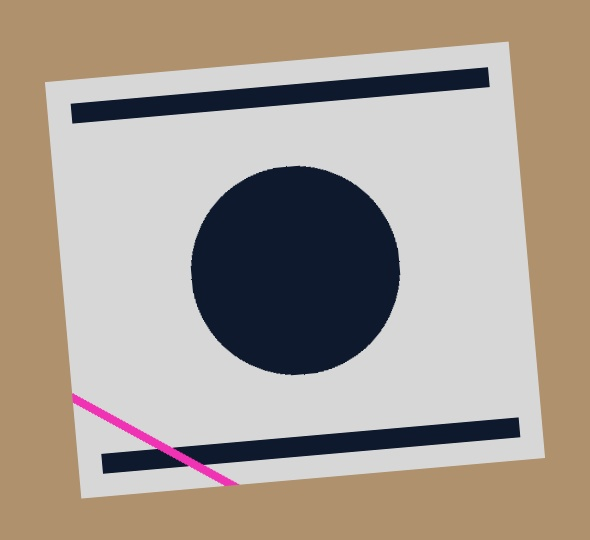
#> input picture design_matcher/sample_data/customer_photos/customer_metal_sheet_sample.jpg, 590 x 540 px
$ python preprocess.py ../../sample_data/customer_photos/customer_metal_sheet_sample.jpg ../../sample_data/customer_photos/customer_metal_sheet_sample.jpg
#> lines starting #> are read from the running program, lines starting #| are printed output that depends on the picture; after the words box and inside, x2 and y2 are one past the last pixel; in counts of white or black regions, pixels touching at a corner belong together
"""
Image preprocessing and stencil mask normalization.
Converts both catalog tiles and customer photos into a normalized black/white stencil mask.
Convention:
    - Solid metal (panel material): 255 (White)
    - Cut-outs (voids, holes, apertures): 0 (Black)
"""

from __future__ import annotations

import logging
from typing import List, Optional, Tuple

import cv2
import numpy as np

logger = logging.getLogger(__name__)


def remove_pink_watermark(image_bgr: np.ndarray) -> np.ndarray:
    """
    Detects and inpaints pink/red diagonal watermarks on catalog pages and tile crops.
    Preserves underlying neutral silver panels and dark cutout background.
    """
    if image_bgr is None or image_bgr.size == 0:
        return image_bgr

    b, g, r = cv2.split(image_bgr)

    # Silver panels and navy background have neutral tones where R ≈ G ≈ B
    # Pink watermarks have Red noticeably higher than Green (R > G + 12) and R > 100
    r_int = r.astype(np.int16)
    g_int = g.astype(np.int16)
    diff_rg = r_int - g_int

    # Condition 1: Red channel distinctly higher than Green channel
    rgb_pink = (diff_rg > 12) & (r > 95)

    # Condition 2: HSV magenta/pink hue check (H in [145, 180], S > 18)
    hsv = cv2.cvtColor(image_bgr, cv2.COLOR_BGR2HSV)
    h = hsv[:, :, 0]
    s = hsv[:, :, 1]
    v = hsv[:, :, 2]
    hsv_pink = ((h >= 145) & (h <= 180) | (h >= 0) & (h <= 10)) & (s > 18) & (v > 75)

    watermark_mask = (rgb_pink | hsv_pink).astype(np.uint8) * 255

    if cv2.countNonZero(watermark_mask) < 15:
        return image_bgr

    # Dilate mask slightly to cover antialiased edges
    kernel = cv2.getStructuringElement(cv2.MORPH_ELLIPSE, (3, 3))
    dilated_mask = cv2.dilate(watermark_mask, kernel, iterations=1)

    # Inpaint using Telea fast marching method
    cleaned_bgr = cv2.inpaint(image_bgr, dilated_mask, inpaintRadius=3, flags=cv2.INPAINT_TELEA)
    return cleaned_bgr


# [27 lines left out: functions equalize, detect_polarity, not called in this run]


def remove_specks(mask: np.ndarray, min_area: int) -> np.ndarray:
    """Removes tiny noise specks in both classes below min_area."""
    out = mask.copy()
    for val in (0, 255):
        inv = (out == val).astype(np.uint8)
        n, lab, stats, _ = cv2.connectedComponentsWithStats(inv, 8)
        for i in range(1, n):
            if stats[i, cv2.CC_STAT_AREA] < min_area:
                out[lab == i] = 255 - val
    return out


def is_cad_wireframe(bgr: np.ndarray) -> Tuple[bool, float]:
    """
    Detects if an image is a CAD viewport / DXF screenshot:
    - High background uniformity (> 75% of pixels match background median)
    - Very low border variance (standard deviation < 8.0 on digital/vector canvases)
    - Background median intensity either very high (> 205 for paper/cream canvas) or very low (< 50 for dark modelspace)
    Returns (is_cad, bg_median_intensity).
    """
    if bgr is None or bgr.size == 0:
        return False, 0.0

    gray = cv2.cvtColor(bgr, cv2.COLOR_BGR2GRAY) if bgr.ndim == 3 else bgr.copy()
    border_px = np.concatenate([gray[0, :], gray[-1, :], gray[:, 0], gray[:, -1]])
    bg_median = float(np.median(border_px))
    border_std = float(np.std(border_px))

    # CAD viewports have pure flat digital backgrounds (border std < 8.0)
    # and extreme background brightness (> 205 for paper/cream / < 50 for dark modelspace)
    if border_std > 8.0 or (50.0 <= bg_median <= 205.0):
        return False, bg_median

    bg_ratio = float(np.mean(np.abs(gray.astype(np.float32) - bg_median) <= 18.0))
    is_cad = (bg_ratio >= 0.75) and (border_std < 8.0)
    return is_cad, bg_median


def compute_otsu_metrics(gray: np.ndarray) -> Tuple[int, float]:
    """Computes optimal Otsu threshold and between-class variance ratio (eta in [0, 1])."""
    hist = cv2.calcHist([gray], [0], None, [256], [0, 256]).ravel()
    prob = hist / float(gray.size)
    cum_prob = np.cumsum(prob)
    cum_mean = np.cumsum(prob * np.arange(256))
    global_mean = cum_mean[-1]

    sigma_b = np.zeros(256)
    valid = (cum_prob > 0) & (cum_prob < 1)
    sigma_b[valid] = ((global_mean * cum_prob[valid] - cum_mean[valid]) ** 2) / (cum_prob[valid] * (1 - cum_prob[valid]))
    t_opt = int(np.argmax(sigma_b))
    total_var = np.sum(prob * (np.arange(256) - global_mean) ** 2)
    eta = float(sigma_b[t_opt] / max(total_var, 1e-6))
    return t_opt, eta


def normalize_stencil(
    bgr: np.ndarray,
    crop: bool = True,
    mode: str = "auto",
    enhance: bool = True,
    threshold_offset: int = 0,
    invert: bool = False,
    trim_border_pct: float = 0.0,
) -> Tuple[np.ndarray, dict]:
    """
    Normalizes a customer photo, panel crop, or catalog page into an accurate, clean, production-quality stencil mask:
    - Automatically detects CAD / DXF screenshots and preserves wireframe cutouts
    - Adaptive edge-preserving bilateral filtering to suppress paint grain and camera noise
    - Precision Otsu thresholding calibrated to CNC laser-cut apertures
    - Clean outer perimeter frame enforcement and corner pin suppression for user crops
    - Guaranteed standard polarity: solid metal = 255 (White), laser cutouts = 0 (Black)
    Returns (mask, {"polarity_inverted": bool, "is_cad": bool}).
    """
    if bgr is None or bgr.size == 0:
        return np.zeros((224, 224), dtype=np.uint8), {"polarity_inverted": False, "is_cad": False}

    # 1. CAD Wireframe Detection & Conversion
    is_cad, bg_median = is_cad_wireframe(bgr)
    if is_cad:
        gray_cad = cv2.cvtColor(bgr, cv2.COLOR_BGR2GRAY) if bgr.ndim == 3 else bgr.copy()
        if bgr.ndim == 3:
            border_bgr = np.concatenate([bgr[0, :, :], bgr[-1, :, :], bgr[:, 0, :], bgr[:, -1, :]], axis=0)
            bg_bgr = np.median(border_bgr, axis=0)
            diff = np.max(np.abs(bgr.astype(np.float32) - bg_bgr), axis=2)
        else:
            diff = np.abs(gray_cad.astype(np.float32) - bg_median)

        strokes = (diff > 25.0).astype(np.uint8) * 255
        k_size = max(3, int(round(min(gray_cad.shape) * 0.006)))
        if k_size % 2 == 0:
            k_size += 1
        thick_strokes = cv2.dilate(strokes, cv2.getStructuringElement(cv2.MORPH_RECT, (k_size, k_size)))

        if bg_median >= 128.0:
            mask = 255 - thick_strokes
            inv_cad = False
        else:
            mask = thick_strokes
            inv_cad = True

        if crop:
            coords = cv2.findNonZero(thick_strokes)
            if coords is not None:
                x, y, w, h = cv2.boundingRect(coords)
                pad = max(10, int(0.02 * max(w, h)))
                mask = mask[
                    max(0, y - pad): min(mask.shape[0], y + h + pad),
                    max(0, x - pad): min(mask.shape[1], x + w + pad),
                ]
        if invert:
            mask = cv2.bitwise_not(mask)
            inv_cad = not inv_cad
        return mask, {"polarity_inverted": inv_cad, "is_cad": True}

    # 2. Camera Photo Pipeline
    processed = bgr.copy()
    was_dark_metal = False

    if crop:
        gray_full = cv2.cvtColor(processed, cv2.COLOR_BGR2GRAY) if processed.ndim == 3 else processed.copy()
        _, bin_full = cv2.threshold(gray_full, 0, 255, cv2.THRESH_BINARY + cv2.THRESH_OTSU)
        border_px = np.concatenate([bin_full[0, :], bin_full[-1, :], bin_full[:, 0], bin_full[:, -1]])
        white_border = float((border_px == 255).mean())

        if white_border > 0.65:
            # White backdrop around dark metal panel (e.g. img_dark_on_light)
            bin_inv = cv2.bitwise_not(bin_full)
            n, lab, stats, _ = cv2.connectedComponentsWithStats((bin_inv == 255).astype(np.uint8), 8)
            if n > 1:
                i = 1 + int(np.argmax(stats[1:, cv2.CC_STAT_AREA]))
                x, y, w, h = int(stats[i, cv2.CC_STAT_LEFT]), int(stats[i, cv2.CC_STAT_TOP]), int(stats[i, cv2.CC_STAT_WIDTH]), int(stats[i, cv2.CC_STAT_HEIGHT])
                if w < gray_full.shape[1] - 8 and h < gray_full.shape[0] - 8 and w >= 20 and h >= 20:
                    processed = processed[y : y + h, x : x + w]
                    was_dark_metal = True
        elif white_border < 0.35:
            # Dark backdrop around light metal panel (e.g. img_light_on_dark)
            n, lab, stats, _ = cv2.connectedComponentsWithStats((bin_full == 255).astype(np.uint8), 8)
            if n > 1:
                i = 1 + int(np.argmax(stats[1:, cv2.CC_STAT_AREA]))
                x, y, w, h = int(stats[i, cv2.CC_STAT_LEFT]), int(stats[i, cv2.CC_STAT_TOP]), int(stats[i, cv2.CC_STAT_WIDTH]), int(stats[i, cv2.CC_STAT_HEIGHT])
                if w < gray_full.shape[1] - 8 and h < gray_full.shape[0] - 8 and w >= 20 and h >= 20:
                    processed = processed[y : y + h, x : x + w]
                    was_dark_metal = False

    if trim_border_pct > 0.0:
        hp, wp = processed.shape[:2]
        ty = max(1, int(hp * trim_border_pct))
        tx = max(1, int(wp * trim_border_pct))
        if hp > 2 * ty + 10 and wp > 2 * tx + 10:
            processed = processed[ty : hp - ty, tx : wp - tx]

    hp, wp = processed.shape[:2]

    # Remove pink watermark if catalog tile source
    processed = remove_pink_watermark(processed)

    gray = cv2.cvtColor(processed, cv2.COLOR_BGR2GRAY) if processed.ndim == 3 else processed.copy()

    # Bilateral smoothing for noise removal without edge softening
    if enhance:
        smooth = cv2.bilateralFilter(gray, d=7, sigmaColor=35, sigmaSpace=35)
    else:
        smooth = gray.copy()

    t_otsu, eta = compute_otsu_metrics(smooth)
    bw_c = max(2, int(wp * 0.03))
    bh_c = max(2, int(hp * 0.03))
    b_strip = np.concatenate([
        smooth[:bh_c, :].ravel(),
        smooth[-bh_c:, :].ravel(),
        smooth[:, :bw_c].ravel(),
        smooth[:, -bw_c:].ravel(),
    ])
    perim_bright_ratio = float((b_strip > t_otsu).mean())
    white_ratio = float((smooth > t_otsu).mean())

    if was_dark_metal:
        is_dark = True
    elif mode == "raw_sheet":
        is_dark = False
    elif mode in {"backlit", "installed_product"}:
        is_dark = True
    elif perim_bright_ratio > 0.60:
        is_dark = False
    elif white_ratio < 0.25:
        is_dark = True
    else:
        is_dark = False

    t_final = np.clip(t_otsu + threshold_offset * 1.5, 20, 235)
    mask = np.zeros((hp, wp), dtype=np.uint8)

    if not is_dark:
        mask[smooth > t_final] = 255
        polarity_inverted = False
    else:
        mask[smooth <= t_final] = 255
        polarity_inverted = True

    min_area = max(8, int(gray.size / 30000))
    mask = remove_specks(mask, min_area=min_area)

    # Perimeter and corners enforcement for user crops and panels with solid metal frames
    if perim_bright_ratio > 0.80:
        cw = max(8, int(wp * 0.06))
        ch = max(8, int(hp * 0.06))
        mask[:ch, :cw] = 255
        mask[:ch, -cw:] = 255
        mask[-ch:, :cw] = 255
        mask[-ch:, -cw:] = 255

        fw = max(2, int(wp * 0.02))
        fh = max(2, int(hp * 0.02))
        mask[:fh, :] = 255
        mask[-fh:, :] = 255
        mask[:, :fw] = 255
        mask[:, -fw:] = 255

    if invert:
        mask = cv2.bitwise_not(mask)
        polarity_inverted = not polarity_inverted

    return mask, {"polarity_inverted": polarity_inverted, "is_cad": False}


# [648 lines left out: functions normalize_dxf_screenshot, convert_tile_to_stencil_mask, order_points, four_point_perspective_transform, enhance_photo_contrast_and_sharpness, detect_stencil_polarity and 7 more, not called in this run]


def main() -> None:
    """CLI runner for normalize_stencil: python preprocess.py input.jpg output.png"""
    import sys
    from pathlib import Path

    if len(sys.argv) < 3:
        print("Usage: python preprocess.py input.jpg output.png", file=sys.stderr)
        sys.exit(1)
    src, dst = sys.argv[1], sys.argv[2]
    try:
        data = np.fromfile(src, dtype=np.uint8)
        img = cv2.imdecode(data, cv2.IMREAD_COLOR)
#> img is the input picture: shape (540, 590, 3); mean B, G, R 146.5, 156.7, 167.6
    except Exception:
        img = None
    if img is None:
        img = cv2.imread(src, cv2.IMREAD_COLOR)
    if img is None:
        sys.exit(f"Cannot read {src}")
    m, info = normalize_stencil(img)
#> in is_cad_wireframe, `gray = cv2.cvtColor(bgr, cv2.COLOR_BGR2GRAY) if bgr.ndim == 3 else bgr..`:
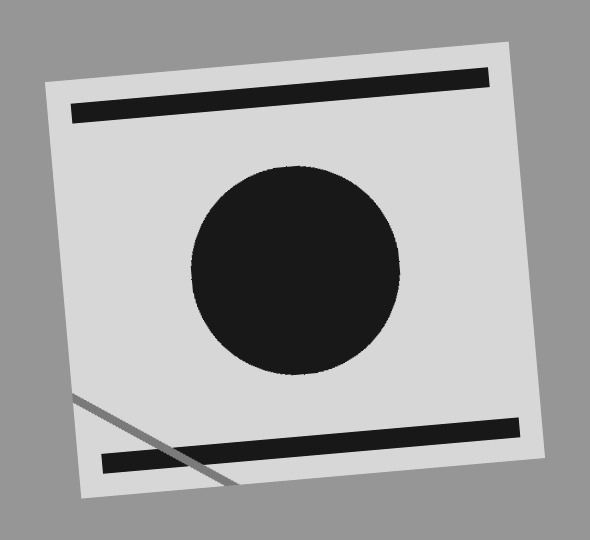
#> gray: shape (540, 590); min 16, max 222, mean 158.9
#> in is_cad_wireframe, `border_px = np.concatenate([gray[0, :], gray[-1, :], gray[:, 0], gray[..`: border_px = 2260 values from 150 to 150
#> in is_cad_wireframe, `bg_median = float(np.median(border_px))`: bg_median = 150
#> in is_cad_wireframe, `border_std = float(np.std(border_px))`: border_std = 0
#> in normalize_stencil, `is_cad, bg_median = is_cad_wireframe(bgr)`: is_cad = False; bg_median = 150
#> in normalize_stencil, `_, bin_full = cv2.threshold(gray_full, 0, 255, cv2.THRESH_BINARY + cv2..`:
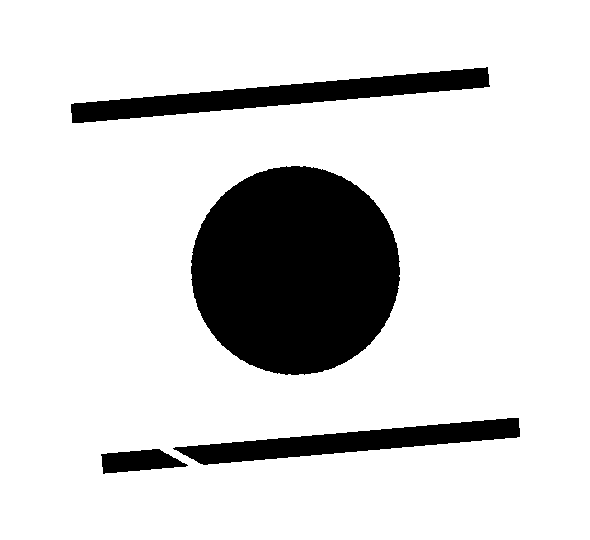
#> bin_full: shape (540, 590); 84.1% white; 4 black regions, box (x1, y1, x2, y2) and area: (191, 166, 400, 375) 34225, (71, 67, 490, 123) 8288, (173, 418, 520, 465) 6594, (101, 449, 188, 474) 1424
#> in normalize_stencil, `border_px = np.concatenate([bin_full[0, :], bin_full[-1, :], bin_full[..`: border_px = 2260 values from 255 to 255
#> in normalize_stencil, `white_border = float((border_px == 255).mean())`: white_border = 1
#> in normalize_stencil, `n, lab, stats, _ = cv2.connectedComponentsWithStats((bin_inv == 255).a..`:
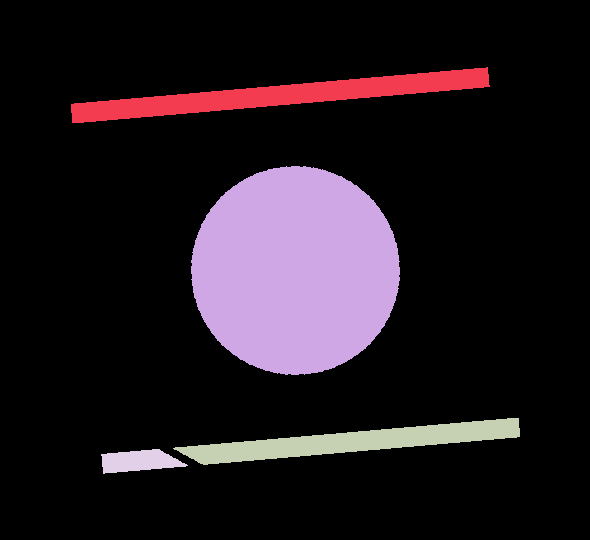
#> lab: shape (540, 590) int32; 5 distinct labels, from 0 to 4; one colour per label, 0 black
#> in normalize_stencil, `n, lab, stats, _ = cv2.connectedComponentsWithStats((bin_inv == 255).a..`: n = 5; stats = [[0, 0, 590, 540, 268069], [71, 67, 419, 56, 8288], [191, 166, 209, 209, 34225], [173, 418, 347, 47, 6594], [101, 449, 87, 25, 1424]]
#> in normalize_stencil, `i = 1 + int(np.argmax(stats[1:, cv2.CC_STAT_AREA]))`: i = 2
#> in normalize_stencil, `x, y, w, h = int(stats[i, cv2.CC_STAT_LEFT]), int(stats[i, cv2.CC_STAT..`: x = 191; y = 166; w = 209
#> in remove_pink_watermark, `diff_rg = r_int - g_int`:
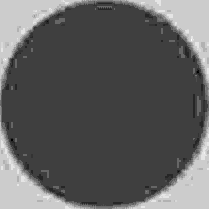
#> diff_rg: shape (209, 209) int16; min -16, max 4, mean -8.58; drawn with min black and max white
#> in remove_pink_watermark, `rgb_pink = (diff_rg > 12) & (r > 95)`: rgb_pink: shape (209, 209) bool; every value is 0
#> in remove_pink_watermark, `hsv = cv2.cvtColor(image_bgr, cv2.COLOR_BGR2HSV)`: hsv: shape (209, 209, 3); mean H, S, V 92.5, 136.9, 81.7
#> in remove_pink_watermark, `h = hsv[:, :, 0]`:
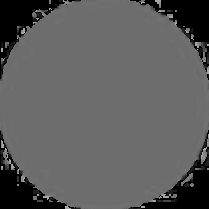
#> h: shape (209, 209); min 0, max 165, mean 92.5
#> in remove_pink_watermark, `s = hsv[:, :, 1]`:
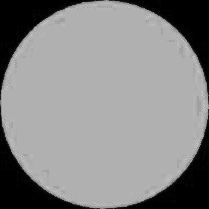
#> s: shape (209, 209); min 0, max 215, mean 136.9
#> in compute_otsu_metrics, `hist = cv2.calcHist([gray], [0], None, [256], [0, 256]).ravel()`: hist = 256 values, max 32520 at index 24, min 0 at index 0, mean 170.6
#> in compute_otsu_metrics, `prob = hist / float(gray.size)`: prob = 256 values, max 0.744 at index 24, min 0 at index 0, mean 0.00391
#> in compute_otsu_metrics, `cum_prob = np.cumsum(prob)`: cum_prob = 256 values from 0 to 1
#> in compute_otsu_metrics, `cum_mean = np.cumsum(prob * np.arange(256))`: cum_mean = 256 values from 0 to 65.11
#> in compute_otsu_metrics, `global_mean = cum_mean[-1]`: global_mean = 65.11
#> in compute_otsu_metrics, `total_var = np.sum(prob * (np.arange(256) - global_mean) ** 2)`: total_var = 6068.4
#> in compute_otsu_metrics, `eta = float(sigma_b[t_opt] / max(total_var, 1e-6))`: eta = 0.995
#> in normalize_stencil, `t_otsu, eta = compute_otsu_metrics(smooth)`: t_otsu = 119; eta = 0.995
#> in normalize_stencil, `b_strip = np.concatenate([ smooth[:bh_c, :].ravel(), smooth[-bh_c:, :]..`: b_strip = 5016 values, max 216 at index 68, min 24 at index 108, mean 173
#> in normalize_stencil, `perim_bright_ratio = float((b_strip > t_otsu).mean())`: perim_bright_ratio = 0.781
#> in normalize_stencil, `white_ratio = float((smooth > t_otsu).mean())`: white_ratio = 0.215
#> in normalize_stencil, `t_final = np.clip(t_otsu + threshold_offset * 1.5, 20, 235)`: t_final = 119
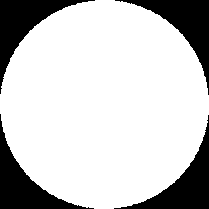
#> m: shape (209, 209); 78.5% white; 4 black regions, box (x1, y1, x2, y2) and area: (0, 0, 95, 94) 2348, (115, 0, 209, 95) 2348, (114, 115, 209, 209) 2348, (0, 114, 94, 209) 2347
#> info = {'polarity_inverted': True, 'is_cad': False}
    ext = Path(dst).suffix
    success, enc = cv2.imencode(ext if ext else ".png", m)
#> enc = 5834 values, max 255 at index 0, min 0 at index 4, mean 130
    if success:
        enc.tofile(dst)
    else:
        cv2.imwrite(dst, m)
    print(info, "metal %.1f%%" % (100 * (m == 255).mean()))
#| {'polarity_inverted': True, 'is_cad': False} metal 78.5%


if __name__ == "__main__":
    main()

$ run again, on design_matcher/sample_data/index_storage/thumbnails/195e17aa2183_p1_t0_bottom_half.jpg
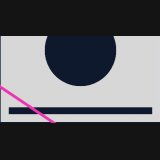
#> input picture design_matcher/sample_data/index_storage/thumbnails/195e17aa2183_p1_t0_bottom_half.jpg, 160 x 160 px
#> in main, img is the input picture: shape (160, 160, 3); mean B, G, R 98.2, 93.9, 93.5
#> in is_cad_wireframe, `border_px = np.concatenate([gray[0, :], gray[-1, :], gray[:, 0], gray[..`: border_px = 640 values, max 219 at index 594, min 11 at index 444, mean 55.86
#> in is_cad_wireframe, `bg_median = float(np.median(border_px))`: bg_median = 20
#> border_std = 67.29
#> in normalize_stencil, `is_cad, bg_median = is_cad_wireframe(bgr)`: is_cad = False; bg_median = 20
#> in normalize_stencil, `_, bin_full = cv2.threshold(gray_full, 0, 255, cv2.THRESH_BINARY + cv2..`:
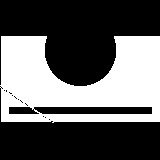
#> bin_full: shape (160, 160); 37.8% white; 1 white region, box (x1, y1, x2, y2) and area: (0, 36, 160, 123) 9665
#> in normalize_stencil, `border_px = np.concatenate([bin_full[0, :], bin_full[-1, :], bin_full[..`: border_px = 640 values, max 255 at index 405, min 0 at index 0, mean 35.06
#> white_border = 0.138
#> n = 2; stats = [[0, 0, 160, 160, 15935], [0, 36, 160, 87, 9665]]
#> i = 1
#> in normalize_stencil, `x, y, w, h = int(stats[i, cv2.CC_STAT_LEFT]), int(stats[i, cv2.CC_STAT..`: x = 0; y = 36; w = 160; h = 87
#> rgb_pink: shape (160, 160) bool; 1.5% white; 8 white regions (7 under 20 px), largest, box (x1, y1, x2, y2) and area: (0, 84, 56, 123) 372
#> hsv: shape (160, 160, 3); mean H, S, V 41.4, 31.6, 98.9
#> hsv_pink: shape (160, 160) bool; 1.4% white; 5 white regions (4 under 20 px), largest, box (x1, y1, x2, y2) and area: (0, 83, 56, 123) 357
#> watermark_mask: shape (160, 160); 1.6% white; 8 white regions (7 under 20 px), largest, box (x1, y1, x2, y2) and area: (0, 83, 56, 123) 381
#> dilated_mask: shape (160, 160); 2.2% white; 7 white regions (6 under 20 px), largest, box (x1, y1, x2, y2) and area: (0, 82, 57, 124) 513
#> hist = 256 values, max 11184 at index 20, min 0 at index 0, mean 100
#> prob = 256 values, max 0.437 at index 20, min 0 at index 0, mean 0.00391
#> cum_prob = 256 values from 0 to 1
#> cum_mean = 256 values from 0 to 94.3
#> global_mean = 94.3
#> total_var = 8667.2
#> in compute_otsu_metrics, `eta = float(sigma_b[t_opt] / max(total_var, 1e-6))`: eta = 0.994
#> in normalize_stencil, `t_otsu, eta = compute_otsu_metrics(smooth)`: t_otsu = 116; eta = 0.994
#> b_strip = 2560 values, max 218 at index 1637, min 19 at index 1423, mean 69.26
#> perim_bright_ratio = 0.243
#> white_ratio = 0.376
#> t_final = 116
#> in main, `m, info = normalize_stencil(img)`:
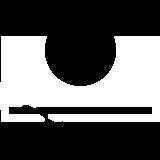
#> m: shape (160, 160); 37.6% white; 1 white region, box (x1, y1, x2, y2) and area: (0, 36, 160, 122) 9631
#> info = {'polarity_inverted': False, 'is_cad': False}
#> enc = 3842 values, max 255 at index 0, min 0 at index 4, mean 131.8
#| {'polarity_inverted': False, 'is_cad': False} metal 37.6%
